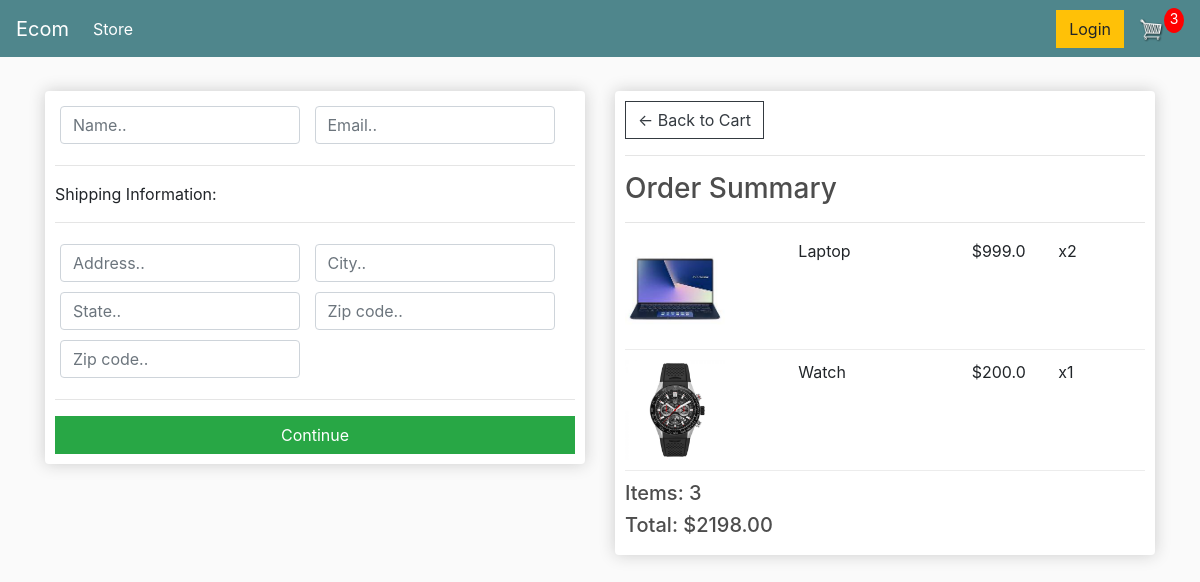
/checkout/ (signed in), run on an earlier commit of the app's database.
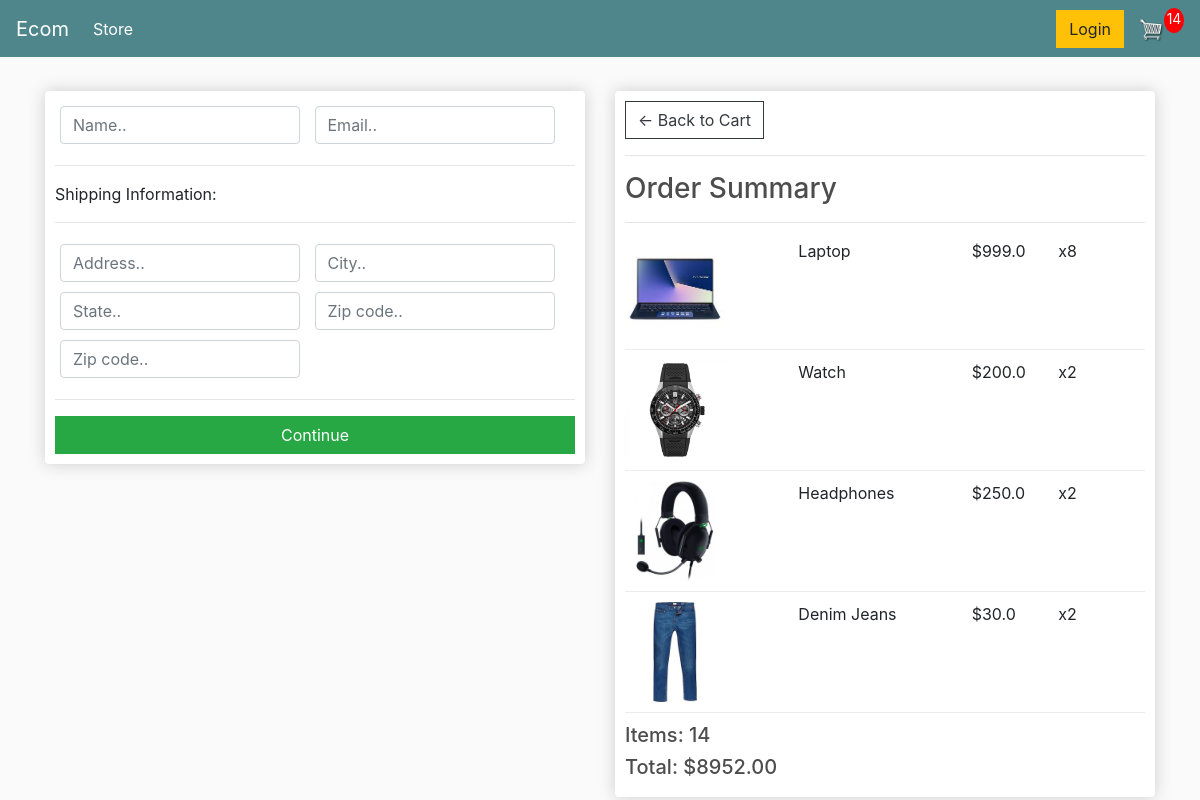
And on a later commit of the database.
### store/models.py (models this page shows, shortened)
class OrderItem(models.Model):
    product = models.ForeignKey(Product, on_delete=models.SET_NULL, null=True, blank=True)
    order = models.ForeignKey(Order, on_delete=models.SET_NULL, null=True)
    quantity = models.IntegerField(default=0, null=True, blank=True)
    date_added = models.DateTimeField(auto_now_add=True)
    @property
    def get_total(self):
        total = self.product.price * self.quantity
        return total

class Product(models.Model):
    name = models.CharField(max_length=200)
    price = models.FloatField()
    digital = models.BooleanField(default=False, null=True, blank=True)
    image = models.ImageField(null=True, blank=True)
    @property
    def imageURL(self):
        try:
            url = self.image.url
        except:
            url =''
        return url

class Order(models.Model):
    customer = models.ForeignKey(Customer, on_delete=models.SET_NULL, null=True, blank=True)
    date_orderded = models.DateTimeField(auto_now_add=True)
    complete = models.BooleanField(default=False)
    transaction_id = models.CharField(max_length=100, null=True)
    @property
    def get_cart_total(self):
        orderitems = self.orderitem_set.all()
        total = sum([item.get_total for item in orderitems])
        return total
    @property
    def get_cart_items(self):
        orderitems = self.orderitem_set.all()
        total = sum([item.quantity for item in orderitems])
        return total

### store/views.py (the view)
# urls.py: path('checkout/', views.checkout, name= "checkout"),
def checkout(request):
    if request.user.is_authenticated:
        customer = request.user.customer
        order, created = Order.objects.get_or_create(customer = customer, complete = False)
        items = order.orderitem_set.all()
        cartItems = order.get_cart_items
    else:
        items = []
        order = {'get_cart_total': 0, 'get_cart_item': 0}
        cartItems = order['get_cart_items']
    context = {'items': items, 'order': order, 'cartItems': cartItems}
    return render(request, 'store/checkout.html', context)

### store/templates/store/checkout.html (shortened to what this page needs)
{% extends 'store/main.html' %} {% load static %} {% block content %}
<div class="row">
    <div class="col-lg-6">
        <div class="box-element" id="form-wrapper">
            <form id="form">
                <div id="user-info">
                    <div class="form-field">
                        <input required class="form-control" type="text" name="name" placeholder="Name..">
                    </div>
                    <div class="form-field">
                        <input required class="form-control" type="email" name="email" placeholder="Email..">
                    </div>
                </div>
                <div id="shipping-info">
                    <hr>
                    <p>Shipping Information:</p>
                    <hr>
                    <div class="form-field">
                        <input class="form-control" type="text" name="address" placeholder="Address..">
                    </div>
                    <div class="form-field">
                        <input class="form-control" type="text" name="city" placeholder="City..">
                    </div>
                    <div class="form-field">
                        <input class="form-control" type="text" name="state" placeholder="State..">
                    </div>
                    <div class="form-field">
                        <input class="form-control" type="text" name="zipcode" placeholder="Zip code..">
                    </div>
                    <div class="form-field">
                        <input class="form-control" type="text" name="country" placeholder="Zip code..">
                    </div>
                </div>
                <hr>
                <input id="form-button" class="btn btn-success btn-block" type="submit" value="Continue">
            </form>
        </div>
        <br>
    </div>
    <div class="col-lg-6">
        <div class="box-element">
            <a class="btn btn-outline-dark" href="{% url 'cart' %}">&#x2190; Back to Cart</a>
            <hr>
            <h3>Order Summary</h3>
            <hr> {% for item in items %}
            <div class="cart-row">
                <div style="flex:2"><img class="row-image" src="{{item.product.imageURL}}"></div>
                <div style="flex:2">
                    <p>{{item.product.name}}</p>
                </div>
                <div style="flex:1">
                    <p>${{item.product.price}}</p>
                </div>
                <div style="flex:1">
                    <p>x{{item.quantity}}</p>
                </div>
            </div>
            {% endfor %}
            <h5>Items: {{order.get_cart_items}}</h5>
            <h5>Total: ${{order.get_cart_total|floatformat:2}}</h5>
        </div>
    </div>
</div>
{% endblock content %}

What changed in the data, as far as the page shows it:
changed OrderItem "Laptop": quantity "2" → "8"
changed OrderItem "Watch": quantity "1" → "2"
added OrderItem: product.imageURL (picture), product.name "Headphones", product.price "250.0", quantity "2"
added OrderItem: product.imageURL (picture), product.name "Denim Jeans", product.price "30.0", quantity "2"
changed through a linked row, Order: get_cart_items "3" → "14"; get_cart_total "2198.00" → "8952.00"
Also different on the page:
{{ cartItems }}: "3" → "14"
